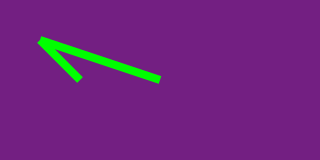
#> input picture Laboratórios/labs_Daniel_Queiroz/PO1/PO2/line.png, 320 x 160 px
$ python 1_Video2_DANIEL.py
#> lines starting #> are read from the running program, lines starting #| are printed output that depends on the picture
import cv2
import numpy as np

imagem = cv2.imread('line.png')
#> imagem is the input picture: shape (160, 320, 3); mean B, G, R 126.4, 37.1, 111.9
altura = imagem.shape[0]
#> altura = 160
largura = imagem.shape[1]
#> largura = 320

q_altura, q_largura = altura/4, largura/4
#> q_altura = 40; q_largura = 80
t = np.float32([[1,0,q_largura],[0,1,q_altura]])
#> t = [[1, 0, 80], [0, 1, 40]]
img_translation = cv2.warpAffine(imagem, t, (largura, altura))
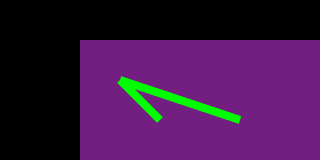
#> img_translation: shape (160, 320, 3); mean B, G, R 69.6, 23.6, 61.5

cv2.imwrite('translacao.png', img_translation)
